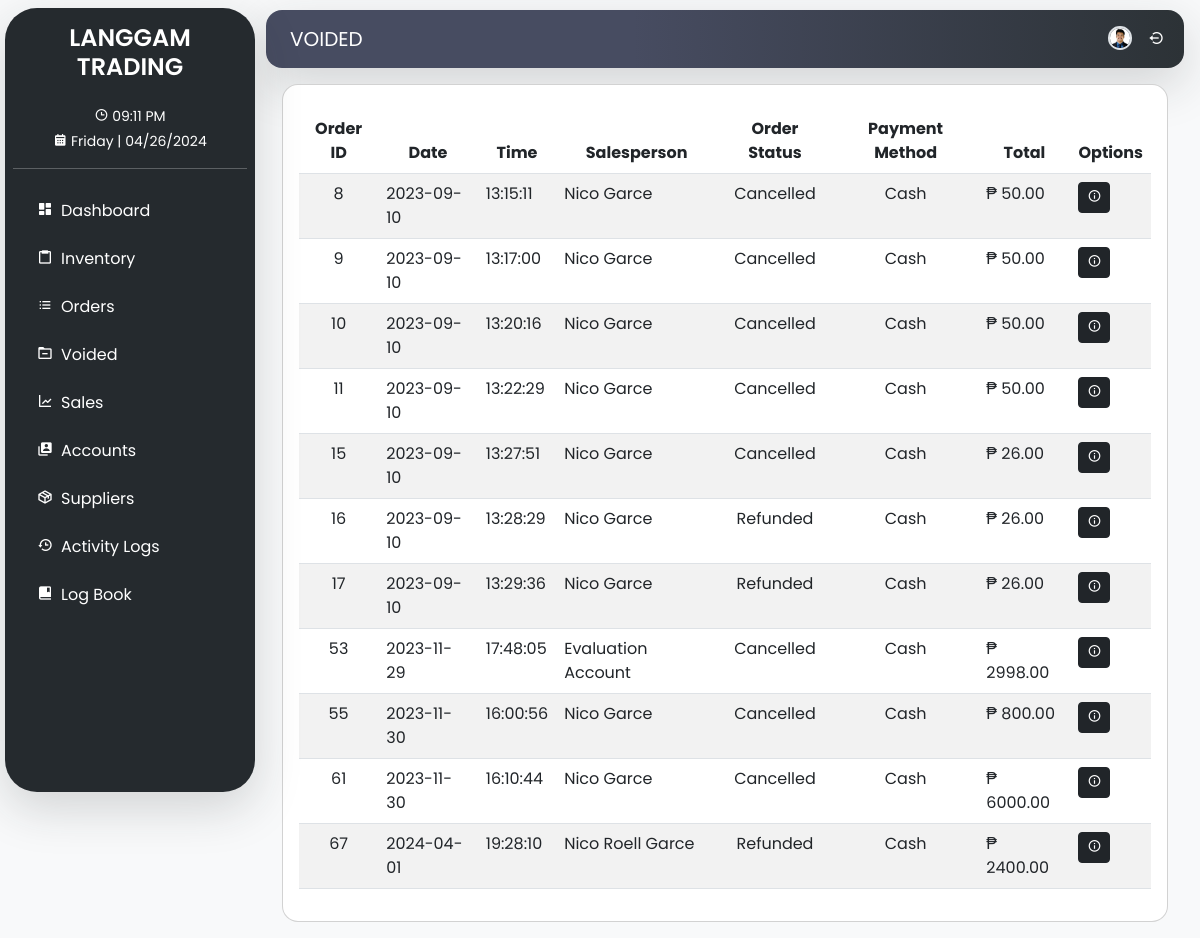
Page /branch1/pages/voided.php (signed in) on the committed database.
### tables this page shows
CREATE TABLE `branch1_users` (
  `ID` int(11) NOT NULL,
  `firstName` varchar(255) NOT NULL,
  `lastName` varchar(255) NOT NULL,
  `username` varchar(255) NOT NULL,
  `password` varchar(255) NOT NULL,
  `mobile` varchar(255) NOT NULL,
  `email` varchar(255) NOT NULL,
  `address` varchar(255) NOT NULL,
  `role` varchar(255) NOT NULL,
  `photo` varchar(255) DEFAULT NULL,
  `date_added` date NOT NULL,
  `branch` varchar(255) NOT NULL DEFAULT 'Branch 1'
);

CREATE TABLE `branch1_orders` (
  `order_id` int(11) NOT NULL,
  `customer_name` varchar(255) NOT NULL,
  `order_date` date NOT NULL,
  `order_time` time NOT NULL,
  `order_list` longtext NOT NULL CHECK (json_valid(`order_list`)),
  `pay_method` varchar(255) NOT NULL,
  `total_cost` decimal(10,2) NOT NULL,
  `order_status` varchar(255) NOT NULL,
  `payment_status` varchar(255) NOT NULL,
  `contact_info` varchar(255) NOT NULL,
  `order_type` varchar(255) NOT NULL,
  `user_id` int(11) NOT NULL,
  `salesperson` varchar(255) NOT NULL,
  `shipping_details` varchar(255) NOT NULL
);

### branch1/includes/users_function.php (called while the page is built, shortened)
<?php
class Users {
    public function getID()
    {
        $store = new Langgam();
        $conn = $store->openConnection();
        $userid = $_SESSION['ID'] ?? '';
        $stmt = $conn->prepare("SELECT * FROM branch1_users WHERE ID =:uid");
        $stmt->bindParam('uid', $userid, PDO::PARAM_INT);
        $stmt->execute();
        return $stmt->fetchAll(PDO::FETCH_OBJ);
    }
}

### branch1/includes/ord_function.php (called while the page is built, shortened)
<?php
class Orders
{
    public function get_voided()
    {
        $store = new Langgam();
        $conn = $store->openConnection();
        $stmt = $conn->prepare("SELECT * FROM branch1_orders WHERE order_status IN ('Cancelled', 'Returned', 'Refunded')");
        $stmt->execute();
        return $stmt->fetchAll(PDO::FETCH_OBJ);
        $orderItems = [];
        return $orderItems;
    }
}

### branch1/pages/modals/voided_details.php (the view, shortened to what this page needs)
<tbody>
    <?php
    $results = $orders->get_voided();
    $cnt = 1;
    if (count($results) > 0) {
        foreach ($results as $result) {
    ?>
            <tr>
                <td class="text-center">
                    <?php echo htmlentities($result->order_id); ?>
                </td>
                <td class="d-none d-sm-table-cell">
                    <?php echo htmlentities($result->order_date); ?>
                </td>
                <td class="d-none d-sm-table-cell">
                    <?php echo htmlentities($result->order_time); ?>
                </td>
                <td class="d-none d-sm-table-cell">
                    <?php echo htmlentities($result->salesperson); ?>
                </td>
                <td class="d-none d-sm-table-cell text-center">
                    <?php echo htmlentities($result->order_status); ?>
                </td>
                <td class="text-center d-none d-sm-table-cell">
                    <?php echo htmlentities($result->pay_method); ?>
                </td>
                <td class="d-none d-sm-table-cell">
                    ₱
                    <?php echo htmlentities($result->total_cost); ?>
                </td>
                <td style="width: 50px;">
                    <button type="button" class="btn btn-dark btn-sm" data-bs-toggle="modal" data-bs-target="#voided<?php echo $cnt ?>" title="Edit Order">
                    <i class='bx bx-info-circle'></i></button>
                </td>
            </tr>
    <?php
            $cnt++;
        }
    }
    ?>
</tbody>

### branch1/includes/navbar.php (shortened to what this page needs)
<?php
$current_page = basename($_SERVER['PHP_SELF']);
$navbar_brand = "LANGGAM TRADING";
if ($current_page === "voided.php") {
    $navbar_brand = "VOIDED";
}
$result = $users->getID();
$image_src = (!empty($result[0]->photo)) ? '../' . $result[0]->photo : '../../assets/user_upload/default.png';
?>
<nav class="navbar navbar-expand-md navbar-light gradient-navbar rounded-4 shadow-lg">
    <div class="container-fluid">
        <div class="collapse navbar-collapse justify-content-end" id="navbarSupportedContent">
            <div class="container-fluid">
                <span class="navbar-brand text-uppercase text-white" id="navbrand"><?php echo $navbar_brand; ?></span>
            </div>
            <ul class="navbar-nav mb-2 mb-lg-0 text-center">
                <li class="nav-item profile">
                    <a class="nav-link active profile-img" aria-current="page" href="/langgamtrading/branch1/pages/profile.php" title="Profile">
                        <img src="<?php echo $image_src; ?>" alt="photo" class="img-fluid border border-2 rounded-circle" width="30px" height="30px">
                    </a>
                </li>
                <li class="nav-item logout">
                    <a class="nav-link active logout-icon" title="Logout" aria-current="page" href="/langgamtrading/includes/logout_b1.php">
                        <i class='bx bx-log-out-circle text-white'></i>
                    </a>
                </li>
            </ul>
        </div>
    </div>
</nav>

### css/custom.css (style rules this page uses)
html { scroll-behavior: smooth; }
body { background: #eee; }
.navbar { transition: 0.3s; }
.navbar { margin: 1rem; margin-top: 0.6rem; font-family: 'Poppins', sans-serif; }
.gradient-navbar { background: linear-gradient(to right, #474c61 40%, #2c3236); }
.logout-icon { padding-top: 10px; }

### rows in the picture
branch1_users: photo (picture)
branch1_orders: order_id "8", order_date "2023-09-10", order_time "13:15:11", salesperson "Nico Garce", order_status "Cancelled", pay_method "Cash", total_cost "50.00"
branch1_orders: order_id "9", order_date "2023-09-10", order_time "13:17:00", salesperson "Nico Garce", order_status "Cancelled", pay_method "Cash", total_cost "50.00"
branch1_orders: order_id "10", order_date "2023-09-10", order_time "13:20:16", salesperson "Nico Garce", order_status "Cancelled", pay_method "Cash", total_cost "50.00"
branch1_orders: order_id "11", order_date "2023-09-10", order_time "13:22:29", salesperson "Nico Garce", order_status "Cancelled", pay_method "Cash", total_cost "50.00"
branch1_orders: order_id "15", order_date "2023-09-10", order_time "13:27:51", salesperson "Nico Garce", order_status "Cancelled", pay_method "Cash", total_cost "26.00"
branch1_orders: order_id "16", order_date "2023-09-10", order_time "13:28:29", salesperson "Nico Garce", order_status "Refunded", pay_method "Cash", total_cost "26.00"
branch1_orders: order_id "17", order_date "2023-09-10", order_time "13:29:36", salesperson "Nico Garce", order_status "Refunded", pay_method "Cash", total_cost "26.00"
branch1_orders: order_id "53", order_date "2023-11-29", order_time "17:48:05", salesperson "Evaluation Account", order_status "Cancelled", pay_method "Cash", total_cost "2998.00"
branch1_orders: order_id "55", order_date "2023-11-30", order_time "16:00:56", salesperson "Nico Garce", order_status "Cancelled", pay_method "Cash", total_cost "800.00"
branch1_orders: order_id "61", order_date "2023-11-30", order_time "16:10:44", salesperson "Nico Garce", order_status "Cancelled", pay_method "Cash", total_cost "6000.00"
branch1_orders: order_id "67", order_date "2024-04-01", order_time "19:28:10", salesperson "Nico Roell Garce", order_status "Refunded", pay_method "Cash", total_cost "2400.00"

### other values in the picture
$navbar_brand "VOIDED"
